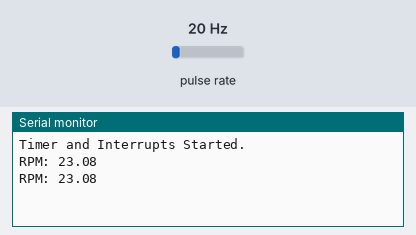
This sketch was run on a simulated ESP32. Shown: the last lines printed to the serial monitor. Wiring (inferred from the names in the program): pulse sensor: data GPIO 3. The test bench sets the inputs (shaded band); at power-on: pulse rate 20 Hz.

Above: at 1.2 s.
1.3 s: pulse rate (sensor on GPIO 3) set to 4 Hz
At 1.81 s:
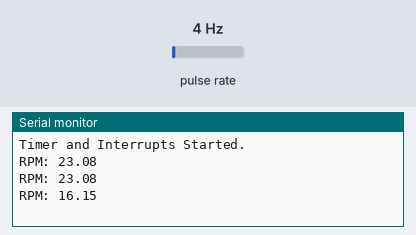
2.8 s: pulse rate (sensor on GPIO 3) set to 50 Hz
At 3.31 s:
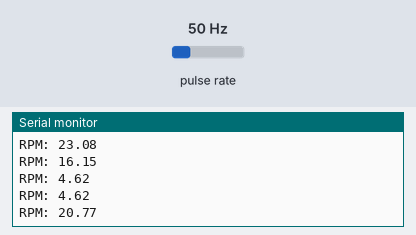
Timing chart, 0 to 5.8 s (numbered marks = the images above; inputs shaded):
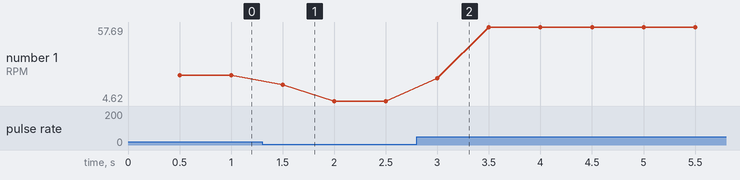

The sketch:

c3_speed_simple.ino
```cpp
// --- PID Motor trainer ---
// by Nyoman Yudi Kurniawan
// www.aisi555.com

// Pin
#define TACHO_PIN 3          // Pin untuk sensor tachometer (optocoupler)

volatile unsigned long pulseCount = 0;
unsigned long lastMillis = 0;
float rpm = 0.0;
float holes = 13.00;  // no of holes in your wheel

// Fungsi ISR yang Dipanggil oleh Tacho Sensor
void IRAM_ATTR onTacho() {

pulseCount++;

}

void setup() {
  Serial.begin(115200);

  pinMode(TACHO_PIN, INPUT_PULLUP);
  // Pastikan Anda memilih mode interupsi yang tepat (RISING/FALLING/CHANGE)
  // RISING: Menghitung saat sinyal naik (LOW -> HIGH)
  attachInterrupt(digitalPinToInterrupt(TACHO_PIN), onTacho, RISING);


  Serial.println("Timer and Interrupts Started.");
}

void loop() {
    unsigned long currentMillis = millis();
  if (currentMillis - lastMillis >= 500) {
    noInterrupts();
    rpm = (pulseCount / holes) * 30.0;
    pulseCount = 0;
    lastMillis = currentMillis;
    interrupts();

    pulseCount = 0;
    lastMillis = millis();


    // Cetak informasi ke Serial Monitor
    Serial.print("RPM: ");
    Serial.println(rpm, 2);

  }
}
```

Measured:
- after the input at 1.3 s, the serial monitor: prints a new line after 0.20 s (image 1)
- after the input at 2.8 s, the serial monitor: prints a new line after 0.20 s (image 2)
- plotted number 1: 23.08 → 4.62 after the input at 1.3 s, 4.62 → 57.69 after the input at 2.8 s
